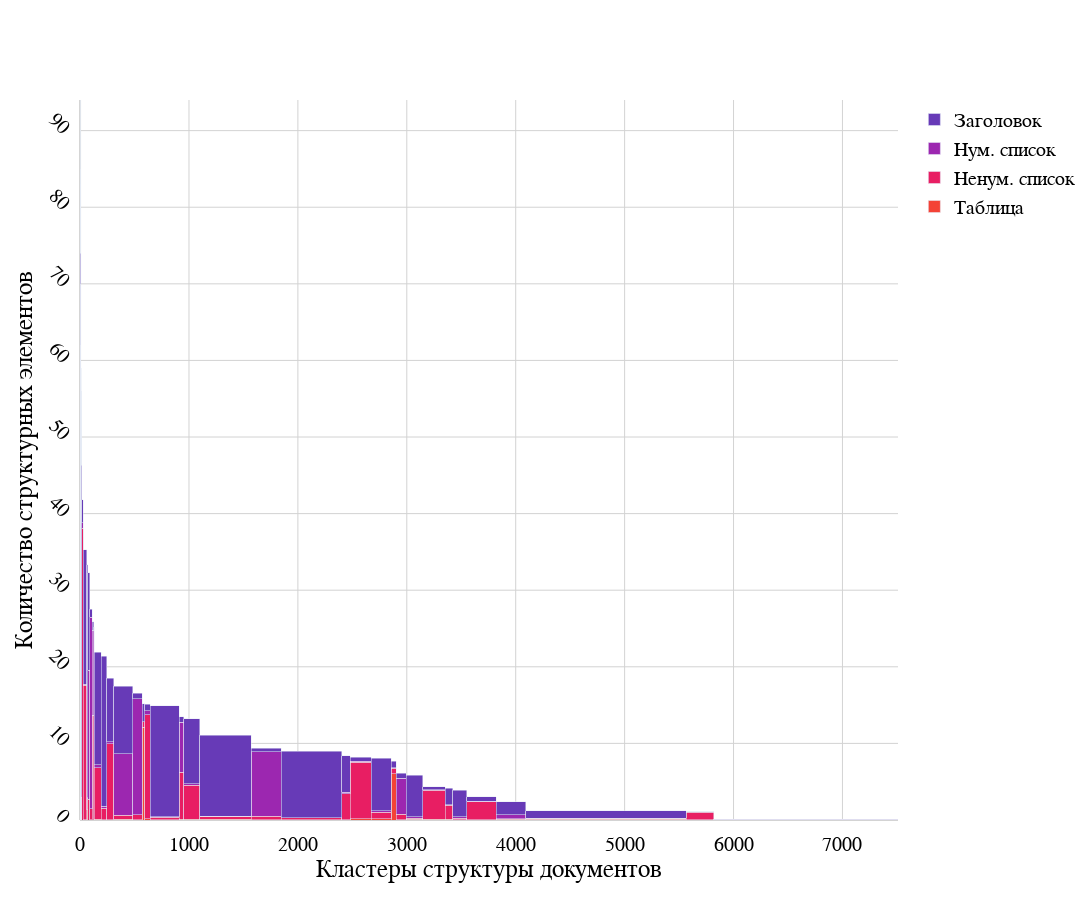

The cell this chart's notebook holds for it:
### Code cell
import plotly.graph_objects as go

from config import COLORS_D


fig = go.Figure()

for i, r in enumerate(sorted_clusters.transpose()):
    fig.add_trace(
        go.Bar(
            x=np.cumsum(sorted_widths)-sorted_widths, y=r,
            name=KEYS[i].capitalize(),
            width=sorted_widths,
            offset=0))

fig.update_layout(
    font=dict(family='Times New Roman', size=20, color='black'),
    plot_bgcolor='rgba(0, 0, 0, 0)',
    margin=dict(pad=10),
    colorway=COLORS_D,
    barmode='stack',
    width=1600,
    height=900)

fig.update_xaxes(
    title=dict(
        font=dict(family='Times New Roman', size=25, color='black'),
        text='Кластеры структуры документов'),
    zerolinecolor='lightgrey',
    gridcolor='lightgrey',
    tickformat='000', 
    showgrid=True, 
    tickangle=45, 
    ticklen=10)

fig.update_yaxes(
    title=dict(
        font=dict(family='Times New Roman', size=25, color='black'),
        text='Количество структурных элементов'),
    range=[0, max([sum(s) for s in scores])],
    zerolinecolor='lightgrey',
    gridcolor='lightgrey',
    tickformat='000',
    showgrid=True, 
    tickangle=45, 
    ticklen=10)

fig

### Figure 1 — Plotly figure (JSON) as saved in the notebook; plotly's stock layout.template omitted (floating-point values rounded to 4 significant figures)
{"data": [{"name": "Таблица", "offset": 0, "type": "bar", "width": [1, 1, 1, 1, 1, 1, 1, 1, 1, 1, 2, 1, 3, 11, 1, 1, 32, 9, 19, 1, 22, 15, 4, 64, 52, 64, 172, 90, 21, 52, 263, 44, 148, 471, 275, 557, 78, 190, 186, 45, 92, 151, 207, 68, 128, 274, 270, 1472, 251, 1694], "x": [0, 1, 2, 3, 4, 5, 6, 7, 8, 9, 10, 12, 13, 16, 27, 28, 29, 61, 70, 89, 90, 112, 127, 131, 195, 247, 311, 483, 573, 594, 646, 909, 953, 1101, 1572, 1847, 2404, 2482, 2672, 2858, 2903, 2995, 3146, 3353, 3421, 3549, 3823, 4093, 5565, 5816], "y": [0, 0, 0, 0, 0, 0, 0, 54, 0, 0, 0, 0, 0, 0, 38, 32, 0.03125, 1.333, 0, 32, 0.04545, 0, 23.75, 0.125, 0.05769, 0.0625, 0.1163, 0.03333, 12.1, 0.1346, 0.04943, 0.06818, 0.1081, 0.08705, 0.02909, 0.03591, 0.05128, 0.1368, 0.1935, 6.022, 0.05435, 0.06623, 0.07246, 0.07353, 0.01562, 0.0438, 0.07778, 0.06929, 0.02789, 0.03542]}, {"name": "Ненум. список", "offset": 0, "type": "bar", "width": [1, 1, 1, 1, 1, 1, 1, 1, 1, 1, 2, 1, 3, 11, 1, 1, 32, 9, 19, 1, 22, 15, 4, 64, 52, 64, 172, 90, 21, 52, 263, 44, 148, 471, 275, 557, 78, 190, 186, 45, 92, 151, 207, 68, 128, 274, 270, 1472, 251, 1694], "x": [0, 1, 2, 3, 4, 5, 6, 7, 8, 9, 10, 12, 13, 16, 27, 28, 29, 61, 70, 89, 90, 112, 127, 131, 195, 247, 311, 483, 573, 594, 646, 909, 953, 1101, 1572, 1847, 2404, 2482, 2672, 2858, 2903, 2995, 3146, 3353, 3421, 3549, 3823, 4093, 5565, 5816], "y": [74, 0, 72, 0, 0, 0, 0, 6, 1, 3, 15.5, 0, 0.6667, 38.09, 0, 1, 17.59, 1.444, 2.737, 0, 1.409, 13.67, 1, 6.688, 1.462, 9.906, 0.5058, 0.6667, 0.7619, 13.62, 0.3384, 6.182, 4.459, 0.397, 0.4545, 0.2424, 3.346, 7.432, 0.8011, 0.7556, 0.6848, 0.1921, 3.802, 1.824, 0.1953, 2.31, 0.06667, 0.1644, 1, 2.887e-15]}, {"name": "Нум. список", "offset": 0, "type": "bar", "width": [1, 1, 1, 1, 1, 1, 1, 1, 1, 1, 2, 1, 3, 11, 1, 1, 32, 9, 19, 1, 22, 15, 4, 64, 52, 64, 172, 90, 21, 52, 263, 44, 148, 471, 275, 557, 78, 190, 186, 45, 92, 151, 207, 68, 128, 274, 270, 1472, 251, 1694], "x": [0, 1, 2, 3, 4, 5, 6, 7, 8, 9, 10, 12, 13, 16, 27, 28, 29, 61, 70, 89, 90, 112, 127, 131, 195, 247, 311, 483, 573, 594, 646, 909, 953, 1101, 1572, 1847, 2404, 2482, 2672, 2858, 2903, 2995, 3146, 3353, 3421, 3549, 3823, 4093, 5565, 5816], "y": [0, 0, 0, 0, 0, 0, 0, 0, 6, 52, 0, 0, 2.333, 0.7273, 0, 0, 0.125, 0.1111, 16.79, 0, 25.05, 11.13, 0, 0.4219, 0.3077, 0.2344, 8.017, 15.13, 0, 0.5192, 0.01521, 6.523, 0.1959, 0.03397, 8.451, 0.02873, 0.2051, 0.1158, 0.2204, 0.02222, 4.696, 0.1523, 0.09179, 0.07353, 0.2109, 0.06204, 0.5185, -3.553e-15, 0.04382, 0.0608]}, {"name": "Заголовок", "offset": 0, "type": "bar", "width": [1, 1, 1, 1, 1, 1, 1, 1, 1, 1, 2, 1, 3, 11, 1, 1, 32, 9, 19, 1, 22, 15, 4, 64, 52, 64, 172, 90, 21, 52, 263, 44, 148, 471, 275, 557, 78, 190, 186, 45, 92, 151, 207, 68, 128, 274, 270, 1472, 251, 1694], "x": [0, 1, 2, 3, 4, 5, 6, 7, 8, 9, 10, 12, 13, 16, 27, 28, 29, 61, 70, 89, 90, 112, 127, 131, 195, 247, 311, 483, 573, 594, 646, 909, 953, 1101, 1572, 1847, 2404, 2482, 2672, 2858, 2903, 2995, 3146, 3353, 3421, 3549, 3823, 4093, 5565, 5816], "y": [20, 85, 11, 82, 74, 70, 62, 0, 52, 1, 34.5, 48, 43.33, 3, 0, 4, 17.56, 30.44, 12.74, 0, 1.045, 1.067, 0.5, 14.67, 19.58, 8.297, 8.802, 0.7111, 2.333, 0.8654, 14.53, 0.7273, 8.473, 10.53, 0.4109, 8.697, 4.808, 0.5368, 6.855, 0.8667, 0.6848, 5.464, 0.3478, 2.191, 3.453, 0.6496, 1.719, 1.0, -1.332e-15, -1.421e-14]}], "layout": {"barmode": "stack", "colorway": ["rgba(244, 67, 54, 1.0)", "rgba(232, 30, 99, 1.0)", "rgba(156, 39, 176, 1.0)", "rgba(103, 58, 183, 1.0)", "rgba(63, 81, 181, 1.0)", "rgba(33, 150, 243, 1.0)", "rgba(3, 169, 244, 1.0)", "rgba(0, 188, 212, 1.0)", "rgba(0, 150, 136, 1.0)", "rgba(76, 175, 80, 1.0)", "rgba(139, 195, 74, 1.0)", "rgba(205, 220, 57, 1.0)", "rgba(255, 235, 59, 1.0)", "rgba(255, 193, 7, 1.0)", "rgba(255, 152, 0, 1.0)", "rgba(255, 87, 34, 1.0)"], "font": {"color": "black", "family": "Times New Roman", "size": 20}, "height": 900, "margin": {"pad": 10}, "plot_bgcolor": "rgba(0, 0, 0, 0)", "width": 1600, "xaxis": {"gridcolor": "lightgrey", "showgrid": true, "tickangle": 0, "tickformat": "000", "ticklen": 10, "title": {"font": {"color": "black", "family": "Times New Roman", "size": 25}, "text": "Кластеры структуры документов"}, "zerolinecolor": "lightgrey"}, "yaxis": {"gridcolor": "lightgrey", "range": [0, 94], "showgrid": true, "tickangle": 45, "tickformat": "000", "ticklen": 10, "title": {"font": {"color": "black", "family": "Times New Roman", "size": 25}, "text": "Количество структурных элементов"}, "zerolinecolor": "lightgrey"}}}
